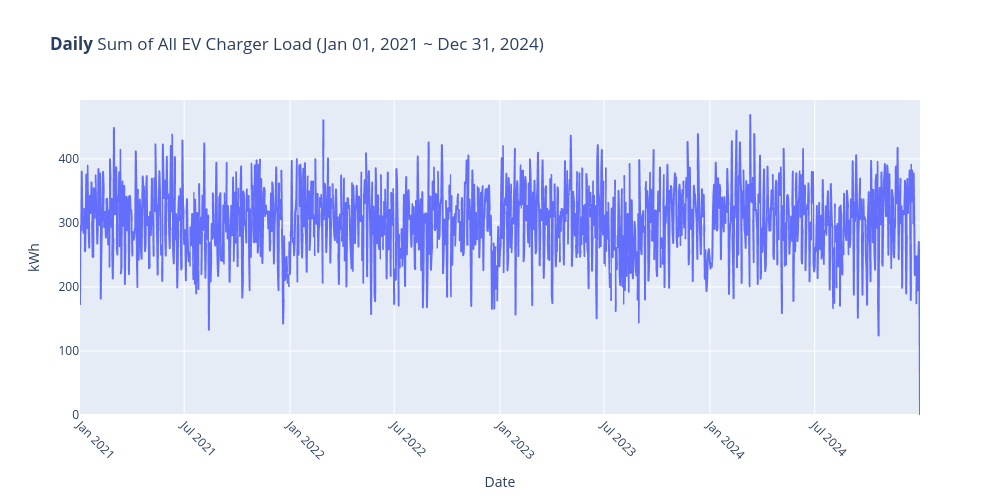

Here is the notebook cell this chart was saved with:
### Markdown cell above
## Daily EV Charger consumption over entire history

### Code cell
# Create a copy to prepare the data with.
df = df_evch.copy()

# Pull out a date component out of timestamp to aggregate over.
df['date'] = df['date_hour'].dt.date

# Sum all EV Chargers loads for each date.
df_daily = sum_loads(df, 'date', 'kWh')

# Prepare a title with a date range.
title = add_date_range(df, time_col='date_hour', 
                       desc_str='<b>Daily</b> Sum of All EV Charger Load')

# Plot.
fig = px.line(df_daily, 
        x = 'date', y = 'kWh',
        title = title,
        labels = {'date':'Date'},
        width = 1000, height = 500,
        range_y = [0, max(df_daily['kWh'])*1.05]
      )
fig.update_xaxes(tickangle=45)
fig.show()

### Figure 1 — Plotly figure (JSON) as saved in the notebook; plotly's stock layout.template omitted (floating-point values rounded to 4 significant figures; data arrays with more than 128 entries replaced by an {"elided": "..."} marker saying what was removed)
{"data": [{"hovertemplate": "Date=%{x}<br>kWh=%{y}<extra></extra>", "legendgroup": "", "line": {"color": "#636efa", "dash": "solid"}, "marker": {"symbol": "circle"}, "mode": "lines", "name": "", "showlegend": false, "type": "scattergl", "x": {"elided": "1461 str values"}, "xaxis": "x", "y": {"elided": "1461 float values"}, "yaxis": "y"}], "layout": {"height": 500, "legend": {"tracegroupgap": 0}, "title": {"text": "<b>Daily</b> Sum of All EV Charger Load (Jan 01, 2021 ~ Dec 31, 2024)"}, "width": 1000, "xaxis": {"anchor": "y", "domain": [0, 1], "tickangle": 45, "title": {"text": "Date"}}, "yaxis": {"anchor": "x", "domain": [0, 1], "range": [0, 491.9], "title": {"text": "kWh"}}}}
